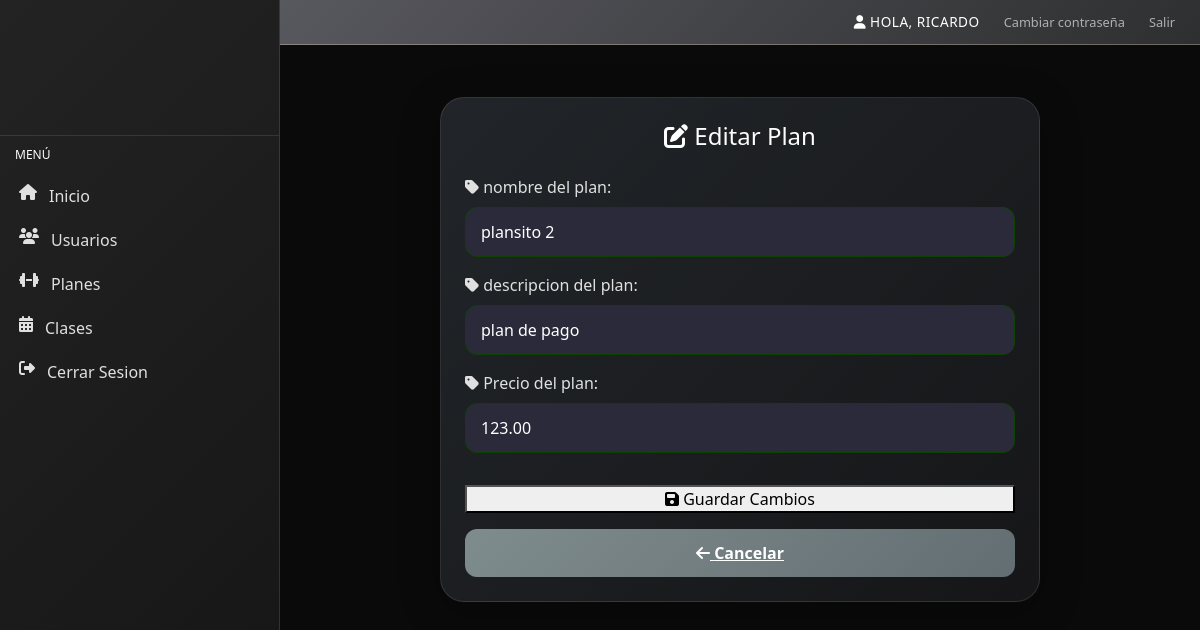
The page /edit-plan/5 (signed in) on the database its author committed.
### plans/models.py (models this page shows, shortened)
class Plan(models.Model):
    name = models.CharField(max_length=60, blank=True, null=True)
    description = models.CharField(max_length=60, blank=True, null=True)
    base_price = models.DecimalField(decimal_places=2, max_digits=10, null=True, blank=True, default=0)
    class Meta:
        db_table = "planes_plan"  # tabla existente en db.sqlite3

### plans/views.py (the view, shortened to what this page needs)
# urls.py: path("edit-plan/<int:plan_id>", edit_plan, name="edit_plan"),
@login_required
@permission_required(["plans.change_plan","plans.view_plan"], login_url="/error_403")
def edit_plan(request, plan_id):
    plan = Plan.objects.get(id=plan_id)
    if request.method == "GET":
        form = PlanForm(instance=plan)
        return render(request, "edit_plan.html", {"form": form})

### plans/forms.py
class PlanForm(forms.ModelForm):
    name = forms.CharField(
        validators=[plan_name_unique_validator,
                    MinLengthValidator(3,"El nombre del plan debe tener al menos 3 caracteres"),
                    MaxLengthValidator(50, "El nombre del plan no debe superar los 50 caracteres")],
        label="nombre del plan"
    )
    description = forms.CharField(
        validators=[plan_description_unique_validator,
                    MinLengthValidator(5, "La descripcion debe tener al menos 5 caracteres"),
                    MaxLengthValidator(180,"La descripcion del plan no debe superar los 180 caracteres")],
        label="descripcion del plan"
    )
    base_price = forms.DecimalField(
        validators=[MinValueValidator(100, "el precio minimo es de $100.00")],
        label="Precio del plan"
    )
    class Meta:
        model = Plan
        fields = ["name", "description", "base_price"]
        labels = {
            "name": "nombre del plan",
            "description": "descripcion del plan",
            "base_price": "precio del plan",
        }

### plans/templates/edit_plan.html (shortened to what this page needs)
{% extends "base.html" %}
{% block content %}
<div class="signup-box" style="max-width: 600px;">
    <h1 class="text-center">
        <i class="fas fa-edit"></i> Editar Plan
    </h1>
    <form action="" method="post">
        {% for field in form %}
        <div class="form-group">
            <label for="{{ field.id_for_label }}">
                <i class="fas fa-tag"></i> {{ field.label }}:
            </label>
            {{ field }}
        </div>
        {% endfor %}
        <button type="submit" class="btn-create w-100 mt-3">
            <i class="fas fa-save"></i> Guardar Cambios
        </button>
        <div class="button-group mt-3">
            <a href="{% url 'list_plans' %}" class="btn-secondary-custom">
                <i class="fas fa-arrow-left"></i> Cancelar
            </a>
        </div>
    </form>
</div>
{% endblock content %}

### crud_auth/templates/base.html (shortened to what this page needs)
{% load static %}
<!DOCTYPE html>
<html lang="es">
<head>
    <link href="https://cdn.jsdelivr.net/npm/bootstrap@5.3.2/dist/css/bootstrap.min.css" rel="stylesheet">
    <link rel="stylesheet" href="https://cdnjs.cloudflare.com/ajax/libs/font-awesome/6.5.1/css/all.min.css">
    <link rel="stylesheet" href="/static/style/style.css">
    <link rel="stylesheet" href="https://cdnjs.cloudflare.com/ajax/libs/noty/3.1.4/noty.css">
    <link rel="stylesheet" href="{% static 'style/responsive-fix.css' %}">
</head>
<body>
    <div class="admin-layout">
        <aside class="sidebar">
            <div class="sidebar-logo">
                <h2><i class="fas fa-dumbbell"></i> Deimos Gym</h2>
            </div>
            <nav class="sidebar-nav">
                <div class="sidebar-section">
                    <div class="sidebar-section-title">MENÚ</div>
                    <ul class="sidebar-menu">
                        <li><a href="/home"><i class="fas fa-home"></i> Inicio</a></li>
                        <li><a href="{% url 'list_accounts' %}"><i class="fas fa-users"></i> Usuarios</a></li>
                        <li><a href="{% url 'list_plans' %}"><i class="fas fa-dumbbell"></i> Planes</a></li>
                        <li><a href="{% url 'list_class' %}"><i class="fas fa-calendar-alt"></i> Clases</a></li>
                        <li><a href="{% url 'logout' %}"><i class="fas fa-sign-out-alt"></i> Cerrar Sesion</a></li>
                    </ul>
                </div>
            </nav>
        </aside>
        <div class="main-content">
            <nav class="top-navbar">
                <div class="user-tools">
                    <span><i class="fas fa-user"></i> HOLA, {{ user.username|upper }}</span>
                    <a href="{% url 'password_reset' %}"> Cambiar contraseña </a>
                    <a href="{% url 'logout' %}">Salir</a>
                </div>
            </nav>
            <div class="content-container">
                {% block content %}{% endblock %}
            </div>
        </div>
</body>
</html>

### staticfiles/style/style.css (style rules this page uses)
* { margin: 0; padding: 0; box-sizing: border-box; }
body { background-color: #0a0a0a; color: #ffffff; min-height: 100vh; font-family: 'Segoe UI', Tahoma, Geneva, Verdana, sans-serif; display: flex; flex-direction: column; margin: 0; }
.login-box, .signup-box { background: linear-gradient(135deg, #212529 0%, #161618 100%); border-radius: 24px; padding: 2rem; max-width: 500px; margin: 2rem auto; box-shadow: 0 10px 40px rgba(0, 0, 0, 0.3); border: 1px solid rgba(255, 255, 255, 0.1); animation: fadeInUp 0.5s ease-out forwards; }
.signup-box { max-width: 700px; }
.login-box h1, .signup-box h1 { color: #fdfdfd; text-align: center; margin-bottom: 1.5rem; font-size: 2rem; }
.form-group { margin-bottom: 1rem; }
.login-box label, .signup-box label { color: #e0e0e0; font-weight: 500; margin-bottom: 0.5rem; display: block; }
.login-box input, .signup-box input, .signup-box select, .signup-box textarea { width: 100%; padding: 12px 15px; background-color: #2a2a3a; border: 1px solid #0d4203; border-radius: 12px; color: #ffffff; font-size: 1rem; transition: all 0.3s ease; }
.login-box input::placeholder, .signup-box input::placeholder, .signup-box textarea::placeholder { color: #888; }
.btn-secondary-custom { background: linear-gradient(135deg, #7f8c8d, #636e72); border: none; border-radius: 12px; padding: 12px 24px; font-weight: 600; font-size: 1rem; color: white; cursor: pointer; text-align: center; display: inline-block; width: 100%; transition: all 0.3s ease; }
.button-group { display: flex; justify-content: center; gap: 1rem; margin-top: 1.5rem; flex-wrap: wrap; }
.login-box, .signup-box { margin: 1rem; padding: 1.5rem; }
.signup-box h1 { color: #fdfdfd; font-size: 1.5rem; }
.button-group { flex-direction: column; gap: 0.8rem; }
.card-modern, .info-card, .class-card, .login-box, .signup-box, .plan-card { animation: fadeInUp 0.5s ease-out forwards; }
.admin-layout { display: flex; min-height: 100vh; }
.sidebar { width: 280px; background: linear-gradient(135deg, #232324 0%, #151516 100%); border-right: 1px solid rgba(255,255,255,0.1); position: fixed; height: 100vh; overflow-y: auto; }
.sidebar-logo { color: #fdfdfd; padding: 25px 20px; border-bottom: 1px solid rgba(255,255,255,0.1); text-align: center; }
.sidebar-logo h2 { background: linear-gradient(#fdfdfd); -webkit-background-clip: text; background-clip: text; color: transparent; }
.sidebar-section-title { color: #fdfdfd; font-size: 0.75rem; text-transform: uppercase; padding: 10px 15px; }
.sidebar-menu { list-style: none; padding-left: 0; }
.sidebar-menu a { display: flex; padding: 10px 15px; color: #e0e0e0; text-decoration: none; gap: 12px; border-left: 4px solid transparent; transition: all 0.3s ease; }
.main-content { flex: 1; margin-left: 280px; }
.top-navbar { background: linear-gradient(135deg, #58585f 0%, #2e2f30 100%); padding: 12px 25px; display: flex; justify-content: space-between; border-bottom: 1px solid rgba(250, 235, 210, 0.3); }
.content-container { padding: 25px 30px; }
.user-tools span, .breadcrumbs a { color: white; text-decoration: none; }
.user-tools { display: flex; align-items: center; gap: 1.5rem; }
.user-tools span { color: #ffffff; font-size: 0.85rem; font-weight: 500; letter-spacing: 0.5px; }
.user-tools a { color: #b0b0b0; text-decoration: none; font-size: 0.8rem; transition: all 0.3s ease; }

### staticfiles/style/responsive-fix.css (style rules this page uses)
@media (min-width: 992px) { .container-main, .content-container { max-width: 1200px !important; margin: 0 auto !important; padding: 20px !important; } }
@media (min-width: 992px) { .login-box, .signup-box { margin: 2rem auto !important; } }
body { overflow-x: hidden !important; }

### rows shown on the page
Plan: form "plansito 2" "plan de pago" "123.00"

### other values the page prints
{{ user.username|upper }} "RICARDO"
{{ field.label }} "nombre del plan" "descripcion del plan" "Precio del plan"
